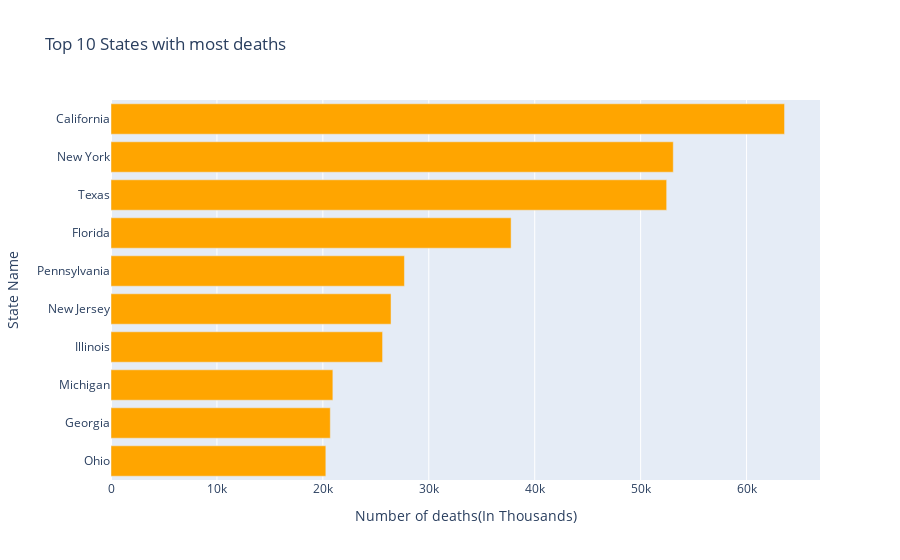

Source (notebook cell):
### Code cell
top_10_death_states = cases.sort_values('deaths',ascending = False)[:10]
horizontal_bar_chart(top_10_death_states,top_10_death_states.deaths, top_10_death_states.index,
                     'Top 10 States with most deaths','Number of deaths(In Thousands)','State Name','Orange')

### Figure 1 — Plotly figure (JSON) as saved in the notebook; plotly's stock layout.template omitted (floating-point values rounded to 4 significant figures)
{"data": [{"alignmentgroup": "True", "hovertemplate": "Number of deaths(In Thousands)=%{x}<br>State Name=%{y}<extra></extra>", "legendgroup": "", "marker": {"color": "Orange", "pattern": {"shape": ""}}, "name": "", "offsetgroup": "", "orientation": "h", "showlegend": false, "textposition": "auto", "type": "bar", "x": [63586, 53081, 52458, 37772, 27702, 26437, 25637, 20945, 20702, 20281], "xaxis": "x", "y": ["California", "New York", "Texas", "Florida", "Pennsylvania", "New Jersey", "Illinois", "Michigan", "Georgia", "Ohio"], "yaxis": "y"}], "layout": {"autosize": true, "barmode": "relative", "legend": {"tracegroupgap": 0}, "title": {"text": "Top 10 States with most deaths"}, "xaxis": {"anchor": "y", "autorange": true, "domain": [0, 1], "range": [0, 66930.0], "title": {"text": "Number of deaths(In Thousands)"}, "type": "linear"}, "yaxis": {"anchor": "x", "autorange": true, "categoryorder": "total ascending", "domain": [0, 1], "range": [-0.5, 9.5], "title": {"text": "State Name"}, "type": "category"}}}
